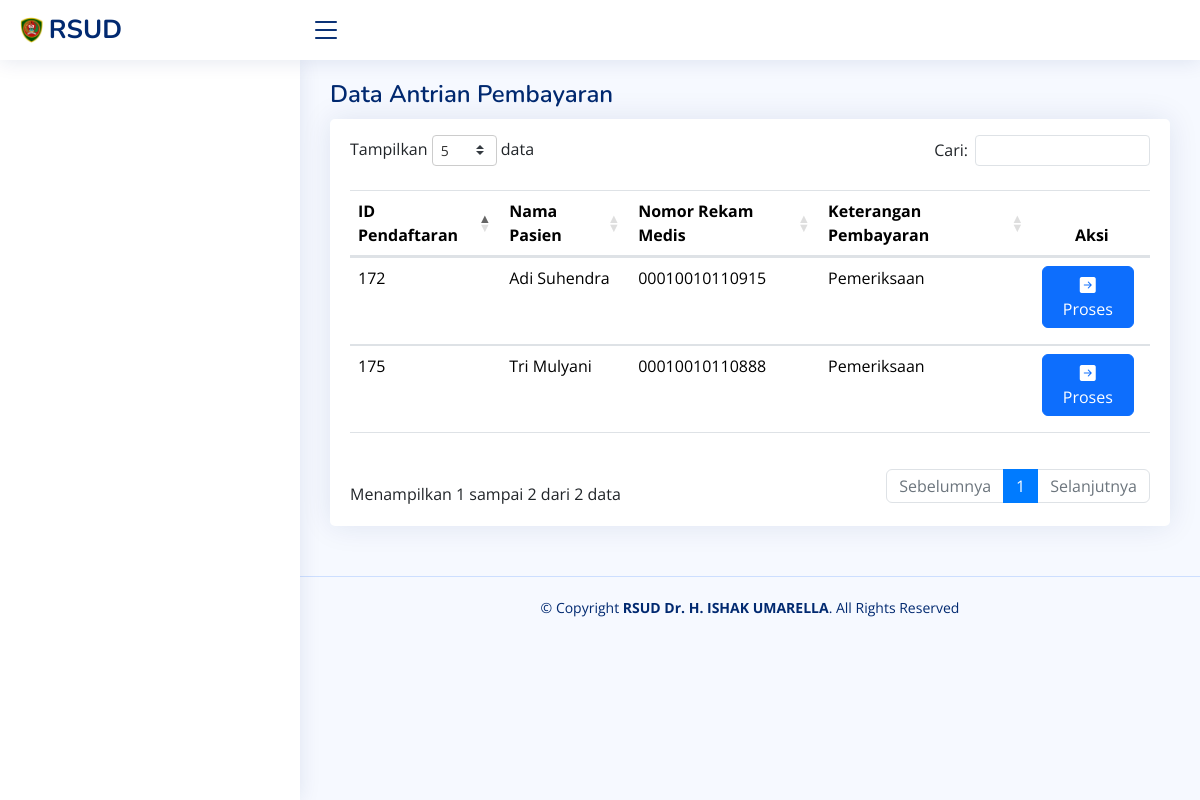
Page /index.php/kasir on the committed database.
### tables this page shows
CREATE TABLE `t_pendaftaran` (
  `id_pendaftaran` int(11) NOT NULL,
  `id_pasien` int(11) NOT NULL,
  `jenis_pembayaran` varchar(255) NOT NULL,
  `penanggung_jawab` enum('Pribadi','Keluarga','Perusahaan','Asuransi') NOT NULL,
  `nama_penanggung_jawab` varchar(255) NOT NULL,
  `hubungan` varchar(255) NOT NULL,
  `alamat_penanggung_jawab` varchar(255) NOT NULL,
  `nomor_hp_penanggung_jawab` varchar(255) NOT NULL,
  `waktu_pendaftaran` datetime NOT NULL,
  `ketentuan_rs_ke_pasien` varchar(255) NOT NULL,
  `id_poliklinik` int(11) NOT NULL,
  `id_pegawai` int(11) NOT NULL,
  `status_pembayaran` enum('0','1') NOT NULL,
  `status_pemeriksaan1` enum('0','1') NOT NULL,
  `status_pemeriksaan2` enum('0','1') NOT NULL,
  `perlu_pemeriksaan_lanjut` enum('0','1') NOT NULL,
  `status_pemeriksaan_lanjut` enum('0','1') NOT NULL,
  `status_pengambilan_obat` enum('0','1') NOT NULL
);

CREATE TABLE `t_pasien` (
  `id_pasien` bigint(20) NOT NULL,
  `nomor_rekam_medis` varchar(20) NOT NULL,
  `nama_lengkap_pasien` varchar(255) NOT NULL,
  `tempat_lahir` varchar(255) NOT NULL,
  `tanggal_lahir` date NOT NULL,
  `kartu_identitas` varchar(255) NOT NULL,
  `nomor_kartu_identitas` varchar(20) NOT NULL,
  `jenis_kelamin` enum('Laki-laki','Perempuan') NOT NULL,
  `pekerjaan` varchar(255) NOT NULL,
  `warga_negara` varchar(255) NOT NULL,
  `suku` varchar(255) NOT NULL,
  `alamat_lengkap` varchar(255) NOT NULL,
  `status_perkawinan` enum('Menikah','Belum Menikah','Janda / Duda') NOT NULL,
  `agama` varchar(255) NOT NULL,
  `bahasa` varchar(255) NOT NULL,
  `pendidikan` varchar(255) NOT NULL,
  `nomor_hp` varchar(255) NOT NULL
);

### application/controllers/Kasir.php (called while the page is built, shortened)
<?php
class Kasir extends CI_Controller
{
    public function __construct()
    {
        $this->load->library('form_validation');
    }
    public function index()
    {
        $this->db->select('t_pendaftaran.*, t_pasien.*');
        $this->db->from('t_pendaftaran');
        $this->db->join('t_pasien', 't_pendaftaran.id_pasien = t_pasien.id_pasien', 'left');
        $this->db->where('status_pembayaran', "0");
        $this->db->or_where('perlu_pemeriksaan_lanjut', "1");
        $this->db->order_by('id_pendaftaran', 'ASC');
        $this->db->limit(5);
        $query = $this->db->get()->result();
        $data['a_pembayaran'] = $query;
        $data['biaya'] = $this->db->get('t_biaya')->result();
        $data['title'] = "Antrian Pembayaran";
        $this->load->view('templates/main/header', $data);
        $this->load->view('templates/main/sidebar', $data);
        $this->load->view('kasir/index', $data);
        $this->load->view('templates/main/footer');
    }
}

### index.php (called while the page is built, shortened)
<?php
require_once BASEPATH.'core/CodeIgniter.php';

### application/views/kasir/index.php (the view, shortened to what this page needs)
<main id="main" class="main">
    <div class="pagetitle">
        <h1>Data Antrian Pembayaran</h1>
    </div>
    <section class="section">
        <div class="row">
            <div class="col-lg-12">
                <div class="card">
                    <div class="card-body mt-3">
                        <div class="table-container">
                            <table id="example" class="table my-4">
                                <thead>
                                    <tr>
                                        <th>ID Pendaftaran</th>
                                        <th>Nama Pasien</th>
                                        <th>Nomor Rekam Medis</th>
                                        <th>Keterangan Pembayaran</th>
                                        <th class="text-center" data-sortable="false">Aksi</th>
                                    </tr>
                                </thead>
                                <tbody>
                                    <?php foreach ($a_pembayaran as $data) : ?>
                                        <tr>
                                            <td><?= $data->id_pendaftaran ?></td>
                                            <td><?= $data->nama_lengkap_pasien ?></td>
                                            <td><?= $data->nomor_rekam_medis ?></td>
                                            <?php if ($data->perlu_pemeriksaan_lanjut == '1') { ?>
                                                <td>Pemeriksaan Lanjut</td>
                                            <?php } else { ?>
                                                <td>Pemeriksaan</td>
                                            <?php } ?>
                                            <td class="text-center">
                                                <div class="d-inline-block me-1 mb-1">
                                                    <button type="button" class="btn btn-primary d-inline-block me-1 mb-1" data-bs-toggle="modal" data-bs-target="#modalTambahPembayaran<?= $data->id_pendaftaran ?>">
                                                        <i class="bi bi-arrow-right-square-fill"></i> Proses
                                                    </button>
                                                </div>
                                            </td>
                                        </tr>
                                    <?php endforeach ?>
                                </tbody>
                            </table>
                        </div>
                    </div>
                </div>
            </div>
        </div>
    </section>
</main>

### rows in the picture
t_pendaftaran: id_pendaftaran "172", id_pasien.nama_lengkap_pasien "Adi Suhendra", id_pasien.nomor_rekam_medis "00010010110915", perlu_pemeriksaan_lanjut "Pemeriksaan"
t_pendaftaran: id_pendaftaran "175", id_pasien.nama_lengkap_pasien "Tri Mulyani", id_pasien.nomor_rekam_medis "00010010110888", perlu_pemeriksaan_lanjut "Pemeriksaan"
